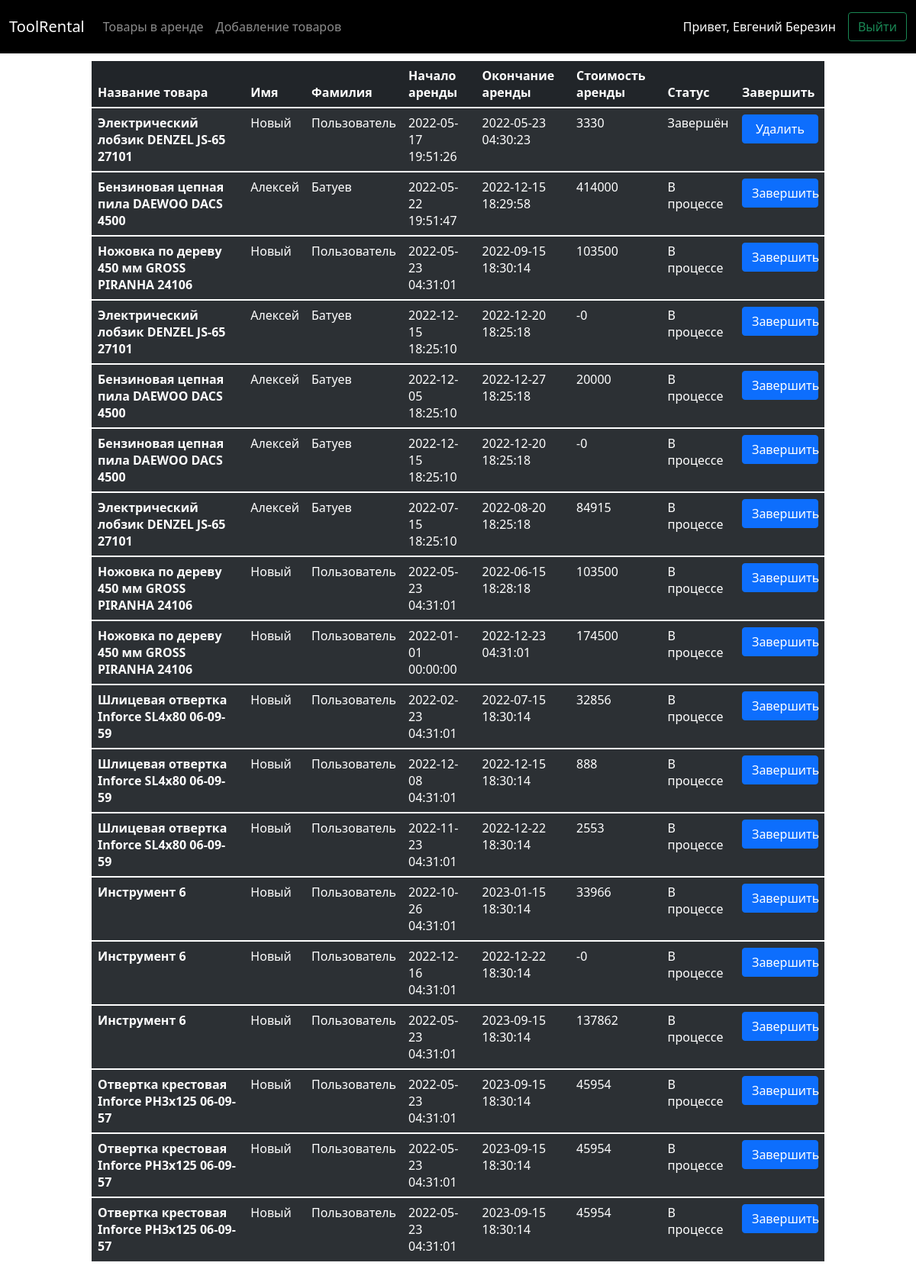
/index.php?page=orders (signed in), run on the app's committed database.
### tables this page shows
CREATE TABLE `rental_order` (
  `id` int UNSIGNED NOT NULL COMMENT 'Индекс заказа',
  `user_id` int UNSIGNED NOT NULL COMMENT 'Индекс пользователя',
  `product_id` int UNSIGNED NOT NULL COMMENT 'Индекс товара',
  `order_date` datetime NOT NULL COMMENT 'Дата и время начала аренды',
  `order_end_date` datetime DEFAULT NULL COMMENT 'Дата и время окончания аренды',
  `rental_price` int UNSIGNED DEFAULT NULL COMMENT 'Цена аренды',
  `is_done` tinyint(1) NOT NULL DEFAULT '0' COMMENT 'Заказ завершён'
);

CREATE TABLE `product` (
  `id` int UNSIGNED NOT NULL COMMENT 'ID товара',
  `name` varchar(255) NOT NULL COMMENT 'Наименование товара',
  `short_description` varchar(255) NOT NULL COMMENT 'Краткое описание',
  `long_description` varchar(1024) NOT NULL COMMENT 'Полное описание',
  `rental_price` int UNSIGNED NOT NULL COMMENT 'Цена аренды',
  `is_in_stock` tinyint(1) NOT NULL COMMENT 'Наличие товара',
  `image` varchar(255) NOT NULL COMMENT 'Изображение товара',
  `category_id` int UNSIGNED NOT NULL COMMENT 'Индекс категории'
);

CREATE TABLE `user` (
  `id` int UNSIGNED NOT NULL COMMENT 'ID пользователя',
  `firstname` varchar(255) NOT NULL COMMENT 'Имя',
  `lastname` varchar(255) NOT NULL COMMENT 'Фамилия',
  `login` varchar(255) NOT NULL COMMENT 'Логин',
  `md5password` varchar(255) NOT NULL COMMENT 'Пароль',
  `is_admin` int UNSIGNED NOT NULL DEFAULT '0' COMMENT 'Является администратором'
);

### orderspage.php (the view)
<?php
require "dbconnect.php";
?>
<div style="width: 80%; display: flex; flex-direction: column; margin: 80px auto;">
    <table class="table table-dark table-striped">
        <thead>
        <tr>
            <th scope="col">Название товара</th>
            <?php
                if ($_SESSION['is_admin'] == 1)
                {
                    echo '<th scope="col">Имя</th>';
                    echo '<th scope="col">Фамилия</th>';
                }
            ?>
            <th scope="col">Начало аренды</th>
            <th scope="col">Окончание аренды</th>
            <th scope="col">Стоимость аренды</th>
            <th scope="col">Статус</th>
            <th scope="col">Завершить</th>
        </tr>
        </thead>
        <?php
        try {
            if ($_SESSION['is_admin'] == 1) {
                $result = $conn->query("SELECT ro.id roID, u.firstname uName, u.lastname uSurname, p.name product_name, p.rental_price pPrice, ro.order_date order_date, ro.order_end_date order_end_date, ro.rental_price, ro.is_done is_done
                                                    FROM rental_order ro
                                                        JOIN product p on ro.product_id = p.id
                                                        JOIN user u on ro.user_id = u.id");
            } else {
                $result = $conn->query("SELECT ro.id roID, p.name product_name,p.rental_price pPrice, ro.order_date order_date, ro.order_end_date order_end_date, ro.rental_price, ro.is_done is_done
                                                    FROM rental_order ro
                                                        JOIN product p on ro.product_id = p.id WHERE ro.user_id =" . $_SESSION['user_id']);
            }
            while ($row = $result->fetch()) {
                $days = ceil((strtotime(date('Y-m-d H:i:s')) - strtotime(date('Y-m-d H:i:s',strtotime($row['order_date']))))/86400);
                $price = $row['pPrice'] * $days;
                echo '<tbody><tr>';
                echo '<th scope="row">' . $row['product_name'] . '</th>';
                if ($_SESSION['is_admin'] == 1)
                {
                    echo '<td>' . $row['uName'] . '</td>';
                    echo '<td>' . $row['uSurname'] . '</td>';
                }
                echo '<td>' . $row['order_date'] . '</td>';
                echo '<td>' . $row['order_end_date'] . '</td>';
                if ($row['is_done'] == 1) {
                    echo '<td>' . $row['rental_price'] . '</td>';
                    echo '<td>Завершён</td>';
                    echo '<td><a class="btn btn-primary" style="width: 100px" href=deleteorder.php?id=' . $row['roID'] . '>Удалить</a></td>';
                } else {
                    echo '<td>' . $price . '</td>';
                    echo '<td>В процессе</td>';
                    echo '<td><a class="btn btn-primary" style="width: 100px" href=completeorder.php?id=' . $row['roID'] . '>Завершить</a></td>';
                }
                echo '</tr>';
            }
        }
        catch (PDOException $error){
            $_SESSION['msg'] = "Ошибка: ".$error->getMessage();
        }
        ?>
        </tbody>
    </table>
</div>

### login_menu.php (shortened to what this page needs)
<html>
    <head>
        <link href="https://cdn.jsdelivr.net/npm/bootstrap@5.1.3/dist/css/bootstrap.min.css" rel="stylesheet">
    </head>
    <body>
    <header class="container">
        <nav class="navbar navbar-expand-md navbar-dark fixed-top bg-black" style="min-height: 70px">
            <div class="container-fluid">
                <a class="navbar-brand" href="index.php?page=main">ToolRental</a>
                <div class="collapse navbar-collapse" id="navbarCollapse">
                    <ul class="navbar-nav me-auto mb-2 mb-md-0">
                        <li class="nav-item">
                            <?php
                                if(isset($_SESSION['login']))
                                    echo '<a class="nav-link" href="index.php?page=orders">Товары в аренде</a>';
                            ?>
                        </li>
                        <li class="nav-item">
                            <?php
                            if(isset($_SESSION['login']) && $_SESSION['is_admin'] == 1)
                                echo '<a class="nav-link" href="index.php?page=admin">Добавление товаров</a>';
                            ?>
                        </li>
                    </ul>
                    <?php
                    if(!isset($_SESSION['login']))
                    {
                        echo "<form class='d-flex' method='post'>";
                        echo "<input class='form-control me-2' placeholder='Имя пользователя' type='text' name='login'/></br>";
                        echo "<input class='form-control me-2' placeholder='Пароль' type='password' name='password'/></br>";
                        echo "<input type='submit' value='Войти'>";
                        echo "</form>";
                        echo '<a class="btn btn-primary" style="margin-left: 20px;" href=index.php?page=registration>Регистрация</a>';
                    }
                    else
                    {
                        echo '<a class="nav-link" style="color: white" href="#">Привет, '.$_SESSION['firstname'].' '.$_SESSION['lastname'].'</a>';
                        echo '<a class="btn btn-outline-success my-2 my-sm-0" href="?logout=1">Выйти</a>';
                    }
                    ?>
                </div>
            </div>
        </nav>
    </header>

### index.php (shortened to what this page needs)
<?php
    require "dbconnect.php";
    require "login_menu.php";
    switch ($_GET['page']) {
        case 'orders':
            require "orderspage.php";
            break;
    }

### data on the page
rental_order: product.name "Электрический лобзик DENZEL JS-65 27101", user.firstname "Новый", user.lastname "Пользователь", order_date "2022-05-17 19:51:26", order_end_date "2022-05-23 04:30:23", rental_price "3330"
rental_order: product.name "Бензиновая цепная пила DAEWOO DACS 4500", user.firstname "Алексей", user.lastname "Батуев", order_date "2022-05-22 19:51:47", order_end_date "2022-12-15 18:29:58", price "414000"
rental_order: product.name "Ножовка по дереву 450 мм GROSS PIRANHA 24106", user.firstname "Новый", user.lastname "Пользователь", order_date "2022-05-23 04:31:01", order_end_date "2022-09-15 18:30:14", price "103500"
rental_order: product.name "Электрический лобзик DENZEL JS-65 27101", user.firstname "Алексей", user.lastname "Батуев", order_date "2022-12-15 18:25:10", order_end_date "2022-12-20 18:25:18", price "-0"
rental_order: product.name "Бензиновая цепная пила DAEWOO DACS 4500", user.firstname "Алексей", user.lastname "Батуев", order_date "2022-12-05 18:25:10", order_end_date "2022-12-27 18:25:18", price "20000"
rental_order: product.name "Бензиновая цепная пила DAEWOO DACS 4500", user.firstname "Алексей", user.lastname "Батуев", order_date "2022-12-15 18:25:10", order_end_date "2022-12-20 18:25:18", price "-0"
rental_order: product.name "Электрический лобзик DENZEL JS-65 27101", user.firstname "Алексей", user.lastname "Батуев", order_date "2022-07-15 18:25:10", order_end_date "2022-08-20 18:25:18", price "84915"
rental_order: product.name "Ножовка по дереву 450 мм GROSS PIRANHA 24106", user.firstname "Новый", user.lastname "Пользователь", order_date "2022-05-23 04:31:01", order_end_date "2022-06-15 18:28:18", price "103500"
rental_order: product.name "Ножовка по дереву 450 мм GROSS PIRANHA 24106", user.firstname "Новый", user.lastname "Пользователь", order_date "2022-01-01 00:00:00", order_end_date "2022-12-23 04:31:01", price "174500"
rental_order: product.name "Шлицевая отвертка Inforce SL4x80 06-09-59", user.firstname "Новый", user.lastname "Пользователь", order_date "2022-02-23 04:31:01", order_end_date "2022-07-15 18:30:14", price "32856"
rental_order: product.name "Шлицевая отвертка Inforce SL4x80 06-09-59", user.firstname "Новый", user.lastname "Пользователь", order_date "2022-12-08 04:31:01", order_end_date "2022-12-15 18:30:14", price "888"
rental_order: product.name "Шлицевая отвертка Inforce SL4x80 06-09-59", user.firstname "Новый", user.lastname "Пользователь", order_date "2022-11-23 04:31:01", order_end_date "2022-12-22 18:30:14", price "2553"
rental_order: product.name "Инструмент 6", user.firstname "Новый", user.lastname "Пользователь", order_date "2022-10-26 04:31:01", order_end_date "2023-01-15 18:30:14", price "33966"
rental_order: product.name "Инструмент 6", user.firstname "Новый", user.lastname "Пользователь", order_date "2022-12-16 04:31:01", order_end_date "2022-12-22 18:30:14", price "-0"
rental_order: product.name "Инструмент 6", user.firstname "Новый", user.lastname "Пользователь", order_date "2022-05-23 04:31:01", order_end_date "2023-09-15 18:30:14", price "137862"
rental_order: product.name "Отвертка крестовая Inforce PH3x125 06-09-57", user.firstname "Новый", user.lastname "Пользователь", order_date "2022-05-23 04:31:01", order_end_date "2023-09-15 18:30:14", price "45954"
rental_order: product.name "Отвертка крестовая Inforce PH3x125 06-09-57", user.firstname "Новый", user.lastname "Пользователь", order_date "2022-05-23 04:31:01", order_end_date "2023-09-15 18:30:14", price "45954"
rental_order: product.name "Отвертка крестовая Inforce PH3x125 06-09-57", user.firstname "Новый", user.lastname "Пользователь", order_date "2022-05-23 04:31:01", order_end_date "2023-09-15 18:30:14", price "45954"

### other printed values
$_SESSION['firstname'] "Евгений"
$_SESSION['lastname'] "Березин"
